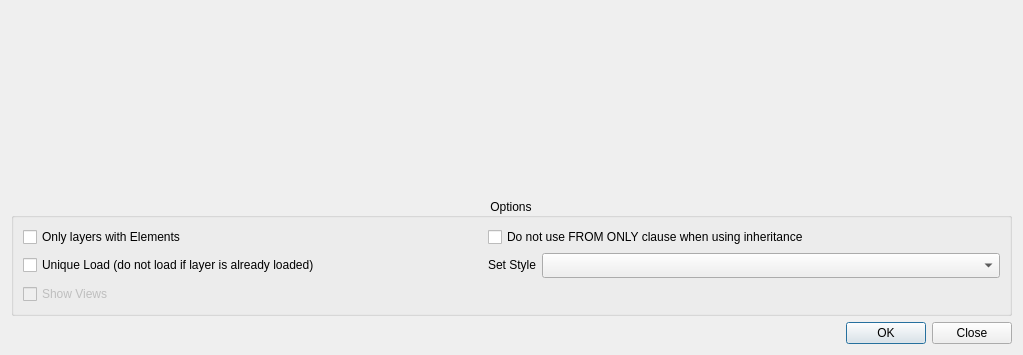
<?xml version="1.0" encoding="UTF-8"?>
<ui version="4.0">
 <class>BatchDbManager</class>
 <widget class="QDialog" name="BatchDbManager">
  <property name="geometry">
   <rect>
    <x>0</x>
    <y>0</y>
    <width>1023</width>
    <height>355</height>
   </rect>
  </property>
  <property name="sizePolicy">
   <sizepolicy hsizetype="MinimumExpanding" vsizetype="MinimumExpanding">
    <horstretch>0</horstretch>
    <verstretch>0</verstretch>
   </sizepolicy>
  </property>
  <property name="windowTitle">
   <string>Load Layers from a Server</string>
  </property>
  <layout class="QGridLayout" name="gridLayout">
   <item row="0" column="0">
    <widget class="CustomServerConnectionWidget" name="customServerConnectionWidget" native="true">
     <property name="sizePolicy">
      <sizepolicy hsizetype="MinimumExpanding" vsizetype="Maximum">
       <horstretch>0</horstretch>
       <verstretch>0</verstretch>
      </sizepolicy>
     </property>
     <property name="maximumSize">
      <size>
       <width>16777215</width>
       <height>700</height>
      </size>
     </property>
    </widget>
   </item>
   <item row="1" column="0">
    <widget class="CustomTableSelector" name="layersCustomSelector" native="true">
     <property name="sizePolicy">
      <sizepolicy hsizetype="MinimumExpanding" vsizetype="MinimumExpanding">
       <horstretch>0</horstretch>
       <verstretch>0</verstretch>
      </sizepolicy>
     </property>
     <property name="minimumSize">
      <size>
       <width>0</width>
       <height>0</height>
      </size>
     </property>
    </widget>
   </item>
   <item row="2" column="0">
    <widget class="QgsCollapsibleGroupBox" name="mGroupBox_2">
     <property name="maximumSize">
      <size>
       <width>16777215</width>
       <height>200</height>
      </size>
     </property>
     <property name="title">
      <string>Options</string>
     </property>
     <property name="alignment">
      <set>Qt::AlignCenter</set>
     </property>
     <property name="saveCollapsedState">
      <bool>false</bool>
     </property>
     <layout class="QGridLayout" name="gridLayout_2">
      <item row="1" column="2">
       <widget class="QComboBox" name="styleComboBox">
        <property name="sizePolicy">
         <sizepolicy hsizetype="MinimumExpanding" vsizetype="Fixed">
          <horstretch>0</horstretch>
          <verstretch>0</verstretch>
         </sizepolicy>
        </property>
        <property name="minimumSize">
         <size>
          <width>25</width>
          <height>25</height>
         </size>
        </property>
       </widget>
      </item>
      <item row="0" column="1" colspan="2">
       <widget class="QCheckBox" name="onlyParentsCheckBox">
        <property name="sizePolicy">
         <sizepolicy hsizetype="MinimumExpanding" vsizetype="Fixed">
          <horstretch>0</horstretch>
          <verstretch>0</verstretch>
         </sizepolicy>
        </property>
        <property name="minimumSize">
         <size>
          <width>100</width>
          <height>0</height>
         </size>
        </property>
        <property name="toolTip">
         <string>DSGTools uses from only as a query filter. If this behaviour is not desired, check this item.</string>
        </property>
        <property name="text">
         <string>Do not use FROM ONLY clause when using inheritance</string>
        </property>
       </widget>
      </item>
      <item row="1" column="0">
       <widget class="QCheckBox" name="uniqueLoadCheckBox">
        <property name="sizePolicy">
         <sizepolicy hsizetype="MinimumExpanding" vsizetype="Fixed">
          <horstretch>0</horstretch>
          <verstretch>0</verstretch>
         </sizepolicy>
        </property>
        <property name="text">
         <string>Unique Load (do not load if layer is already loaded)</string>
        </property>
       </widget>
      </item>
      <item row="0" column="0">
       <widget class="QCheckBox" name="checkBoxOnlyWithElements">
        <property name="sizePolicy">
         <sizepolicy hsizetype="MinimumExpanding" vsizetype="Fixed">
          <horstretch>0</horstretch>
          <verstretch>0</verstretch>
         </sizepolicy>
        </property>
        <property name="minimumSize">
         <size>
          <width>120</width>
          <height>0</height>
         </size>
        </property>
        <property name="text">
         <string>Only layers with Elements</string>
        </property>
       </widget>
      </item>
      <item row="1" column="1">
       <widget class="QLabel" name="label">
        <property name="sizePolicy">
         <sizepolicy hsizetype="Fixed" vsizetype="Fixed">
          <horstretch>0</horstretch>
          <verstretch>0</verstretch>
         </sizepolicy>
        </property>
        <property name="text">
         <string>Set Style</string>
        </property>
       </widget>
      </item>
      <item row="2" column="0">
       <widget class="QCheckBox" name="showViewsCheckBox">
        <property name="enabled">
         <bool>false</bool>
        </property>
        <property name="text">
         <string>Show Views</string>
        </property>
       </widget>
      </item>
     </layout>
    </widget>
   </item>
   <item row="3" column="0">
    <widget class="QDialogButtonBox" name="buttonBox">
     <property name="standardButtons">
      <set>QDialogButtonBox::Close|QDialogButtonBox::Ok</set>
     </property>
     <property name="centerButtons">
      <bool>false</bool>
     </property>
    </widget>
   </item>
  </layout>
 </widget>
 <customwidgets>
  <customwidget>
   <class>QgsCollapsibleGroupBox</class>
   <extends>QGroupBox</extends>
   <header>qgis.gui</header>
   <container>1</container>
  </customwidget>
  <customwidget>
   <class>CustomServerConnectionWidget</class>
   <extends>QWidget</extends>
   <header>DsgTools.CustomWidgets.customServerConnectionWidget.h</header>
   <container>1</container>
  </customwidget>
  <customwidget>
   <class>CustomTableSelector</class>
   <extends>QWidget</extends>
   <header>DsgTools.CustomWidgets.customTableSelector.h</header>
   <container>1</container>
  </customwidget>
 </customwidgets>
 <resources/>
 <connections/>
</ui>
